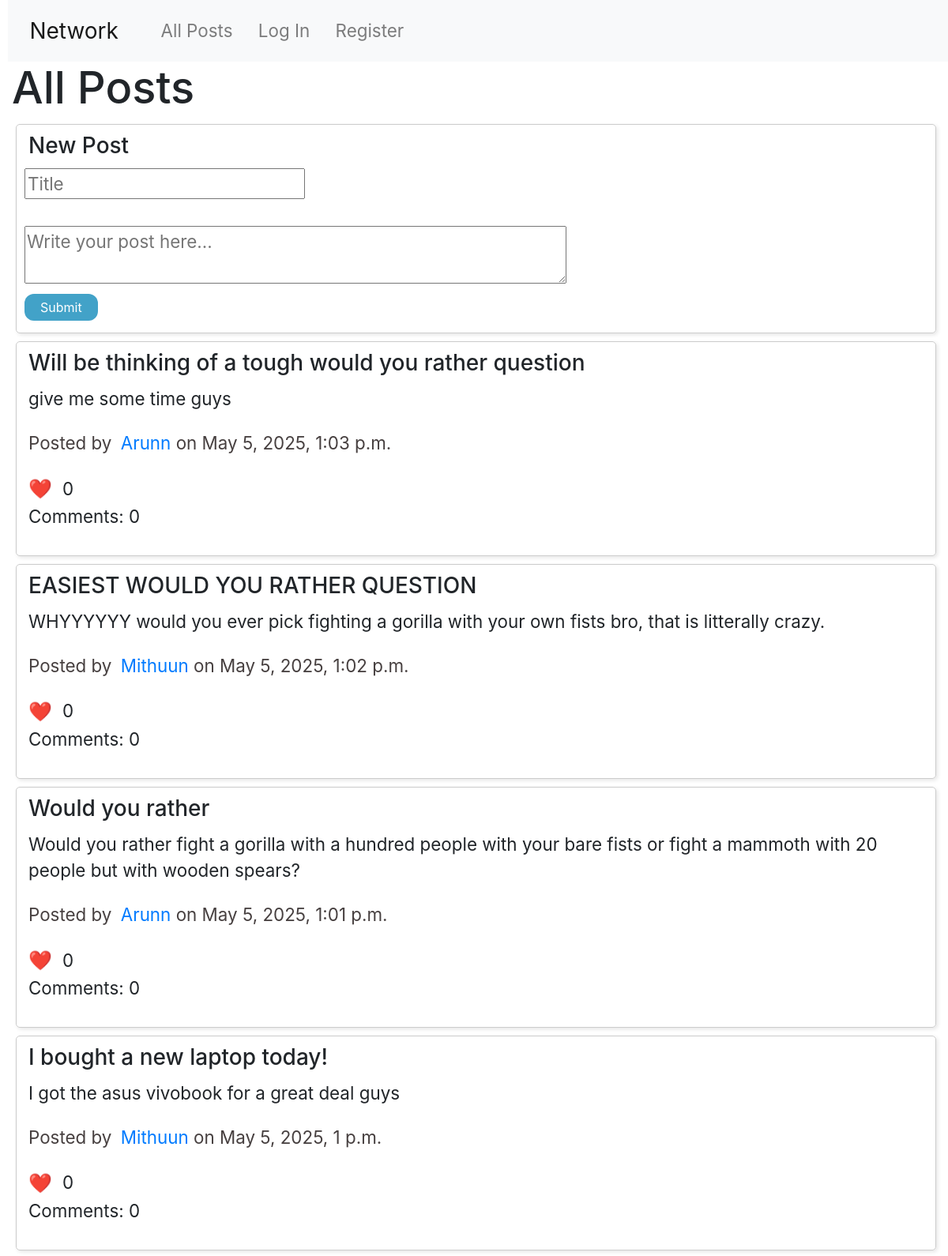
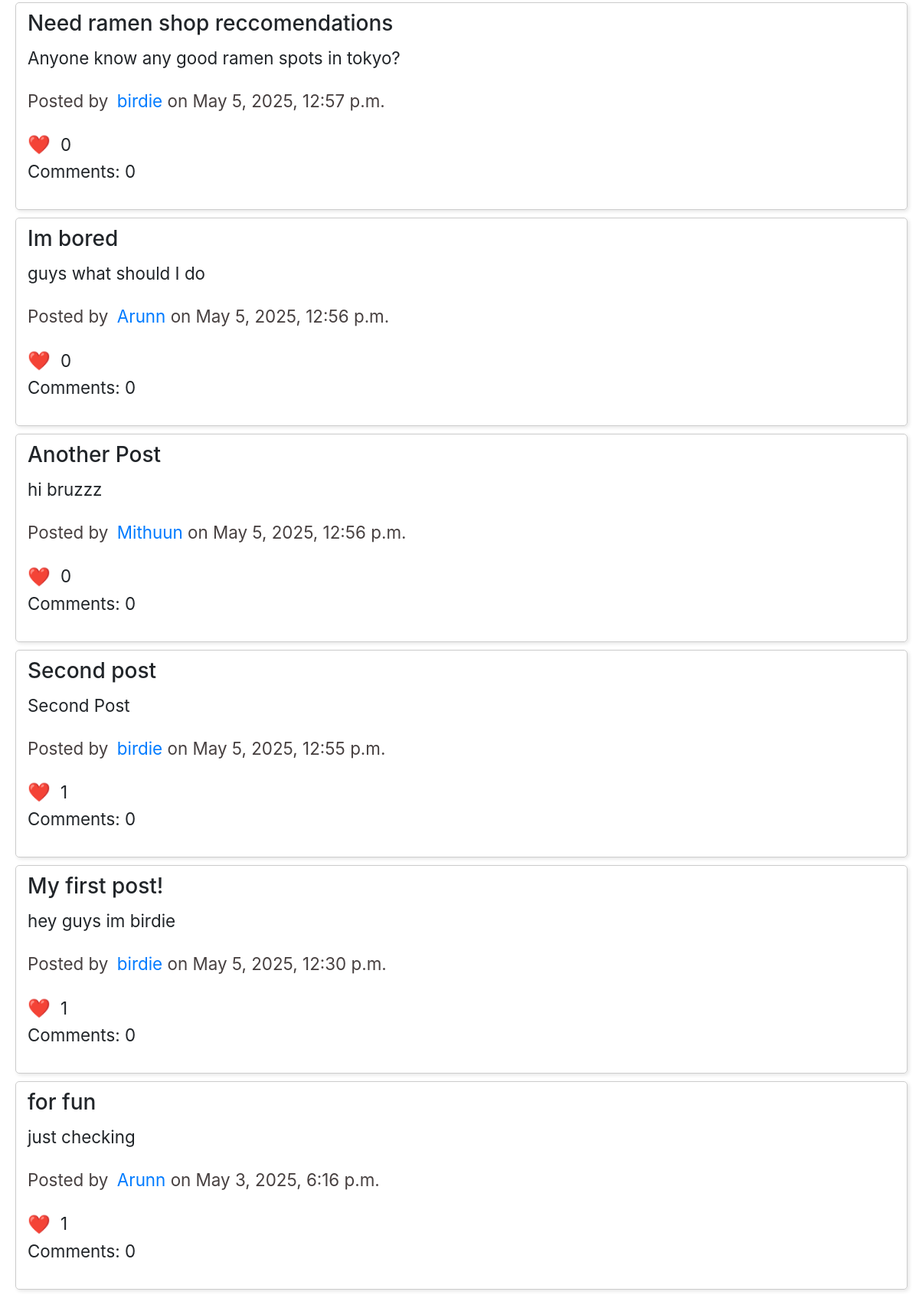
The page / (upper part) on the database its author committed (2 pictures, top to bottom).
### network/models.py (models this page shows, shortened)
class Post(models.Model):
    user = models.ForeignKey(User, on_delete=models.CASCADE, related_name="posts")
    title = models.CharField(max_length=30, default="Untitled")
    content = models.TextField(max_length=280)
    timestamp = models.DateTimeField(auto_now_add=True)
    likes = models.ManyToManyField(User, related_name="liked_posts", blank=True)

class User(AbstractUser):
    bio = models.TextField(max_length=30, blank=True, null=True)
    profile_picture = models.ImageField(upload_to='profile_pictures/', default='profile_pictures/penguin.png', blank=True)

### network/views.py (the view)
# urls.py: path("", views.index, name="index"),
def index(request):
    return render(request, "network/index.html", {
        "posts": Post.objects.all().order_by("-timestamp"),
        "user": request.user
    })

### network/templates/network/index.html (shortened to what this page needs)
{% extends "network/layout.html" %}
{% load static %}
{% block body %}
    <h1>All Posts</h1>
    <div class="post">
        <h5>New Post</h5>
        <form action="{% url 'newPost' %}" method="POST" style="margin: 0;">
            <input id="postContent" autofocus type="text" name="title" placeholder="Title">
            <br>
            <br>
            <textarea id="postContent" rows="2" style="width: 60%;" name="content" placeholder="Write your post here..."></textarea>
            <br>
            <button id="submitPost" type="submit">Submit</button>
        </form>
    </div>
    {% for post in posts %}
        <div class="post">
            <h5 id="postTitle-{{ post.id }}">{{ post.title }}</h5>
            <p id="postContent-{{ post.id }}">{{ post.content }}</p>
            <p id="postInfo-{{ post.id }}" style="color: rgb(71, 64, 64);">Posted by <a href="{% url 'profile' post.user.username %}">{{ post.user.username }}</a> on {{ post.timestamp }}</p>
            <p style="display: flex; align-items: center; margin: 0;">
                <button class="likeButton" data-id="{{ post.id }}" id="likeButton-{{ post.id }}">
                    <span style="font-size: 24px; margin-right: 8px; vertical-align: middle;">❤️</span>
                </button>
                <span style="line-height: 30px;" id="likeCount-{{ post.id }}">{{ post.likes.count }}</span>
            </p>
            <p id="comments-{{ post.id }}">Comments: {{ post.comments.count }}</p>
        </div>
    {% endfor %}
{% endblock %}

### network/static/network/styles.css (style rules this page uses)
* { margin-left: 5px; }
html { font-size: 140%; }
body { font-size: 1rem; }
button { margin: 5px 0; }
.post { border: 1px solid #ccc; padding: 10px; margin: 10px; margin-right: 15px; border-radius: 5px; box-shadow: 2px 2px 5px rgba(0, 0, 0, 0.1); }
button { background-color: #42a2c8; color: white; border: none; border-radius: 12px; padding: 5px 20px; font-size: 16px; cursor: pointer; transition: background-color 0.3s ease; }
.likeButton, .editButton, saveButton { all: unset; outline: none; }

### rows shown on the page
Post: title "Will be thinking of a tough would you rather question", content "give me some time guys", user.username "Arunn", timestamp "May 5, 2025, 1:03 p.m.", likes.count "0", comments.count "0"
Post: title "EASIEST WOULD YOU RATHER QUESTION", content "WHYYYYYY would you ever pick fighting a gorilla with your own fists bro, that is litterally crazy.", user.username "Mithuun", timestamp "May 5, 2025, 1:02 p.m.", likes.count "0", comments.count "0"
Post: title "Would you rather", content "Would you rather fight a gorilla with a hundred people with your bare fists or fight a mammoth with 20 people but with wooden spears?", user.username "Arunn", timestamp "May 5, 2025, 1:01 p.m.", likes.count "0", comments.count "0"
Post: title "I bought a new laptop today!", content "I got the asus vivobook for a great deal guys", user.username "Mithuun", timestamp "May 5, 2025, 1 p.m.", likes.count "0", comments.count "0"
Post: title "Need ramen shop reccomendations", content "Anyone know any good ramen spots in tokyo?", user.username "birdie", timestamp "May 5, 2025, 12:57 p.m.", likes.count "0", comments.count "0"
Post: title "Im bored", content "guys what should I do", user.username "Arunn", timestamp "May 5, 2025, 12:56 p.m.", likes.count "0", comments.count "0"
Post: title "Another Post", content "hi bruzzz", user.username "Mithuun", timestamp "May 5, 2025, 12:56 p.m.", likes.count "0", comments.count "0"
Post: title "Second post", content "Second Post", user.username "birdie", timestamp "May 5, 2025, 12:55 p.m.", likes.count "1", comments.count "0"
Post: title "My first post!", content "hey guys im birdie", user.username "birdie", timestamp "May 5, 2025, 12:30 p.m.", likes.count "1", comments.count "0"
Post: title "for fun", content "just checking", user.username "Arunn", timestamp "May 3, 2025, 6:16 p.m.", likes.count "1", comments.count "0"
